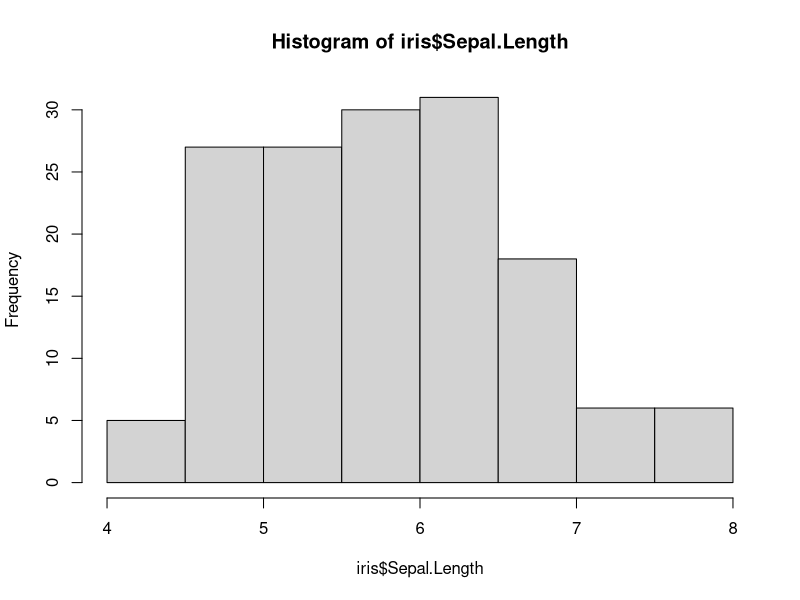
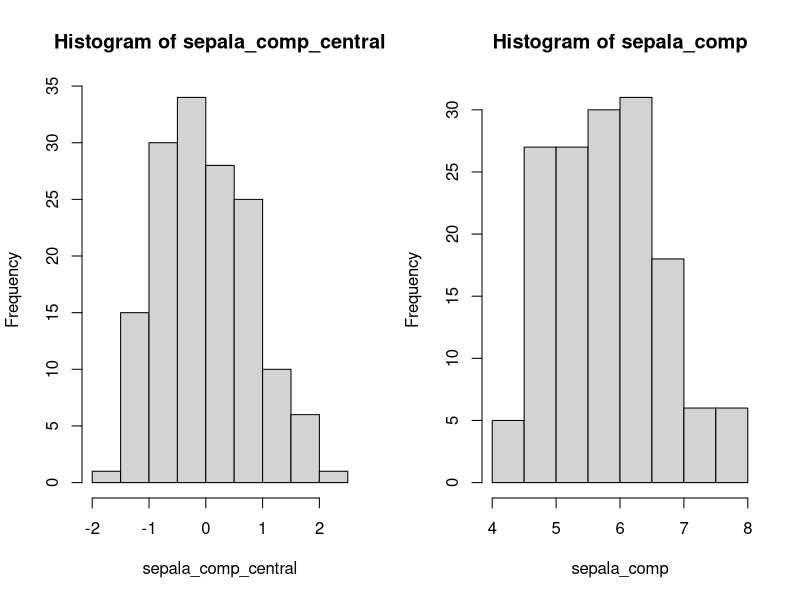

Generate these figures, in order, with R:
iris # Íris- base de dados nativa do R

str(iris)

hist(iris$Sepal.Length) # histograma da variável Sepal.Length

sepala_comp <- iris$Sepal.Length # criando objeto com o comprimento da sepala


sepala_comp_central <- sepala_comp - mean(sepala_comp) # centralizando os dados do objeto sepala

par(mfrow = c(1, 2))


# comparação de histogramas

hist(sepala_comp_central) #histograma da variável centralizada
hist(sepala_comp) # histograma da variável original
